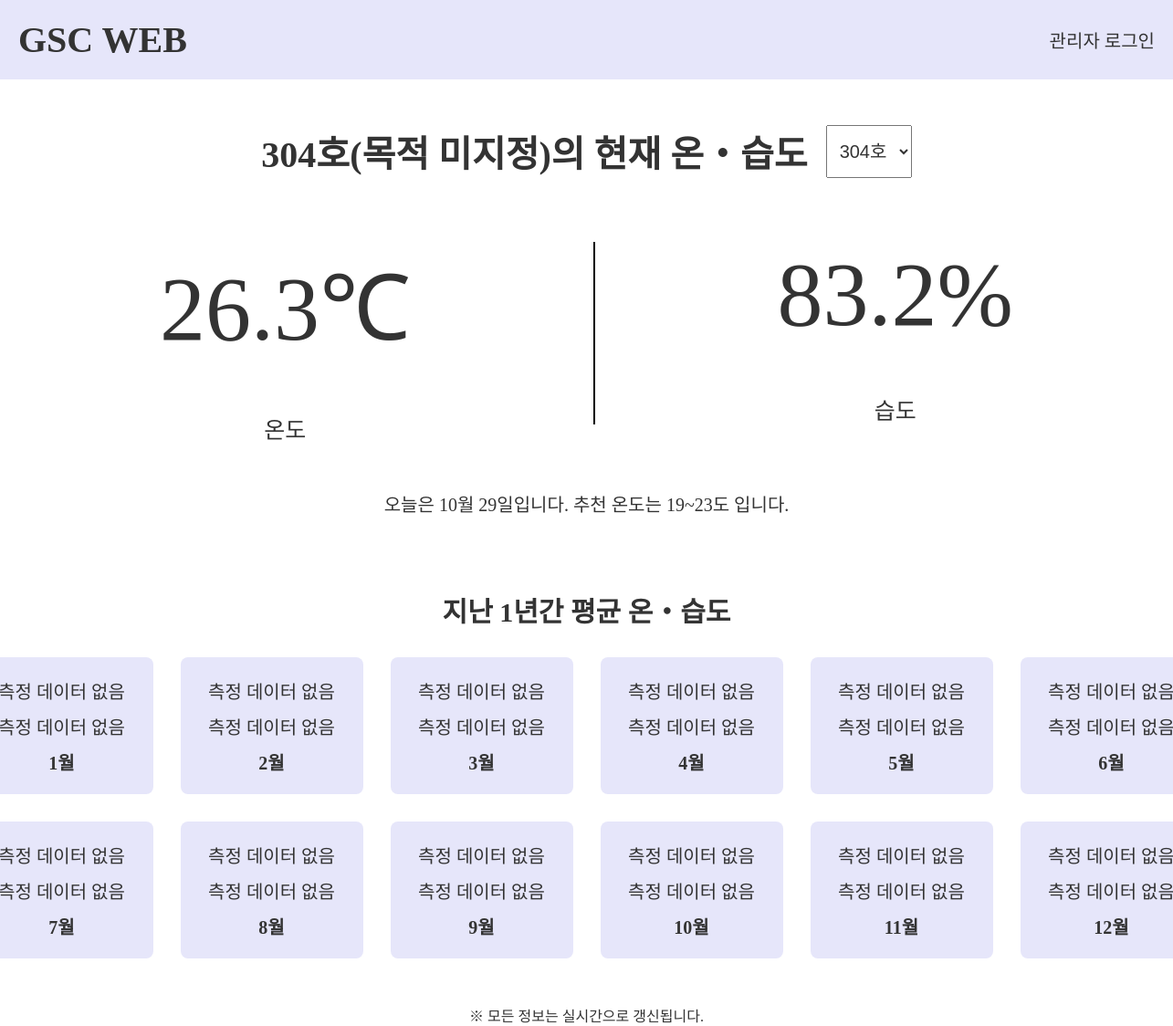
Page /temp/ on the earlier database version.
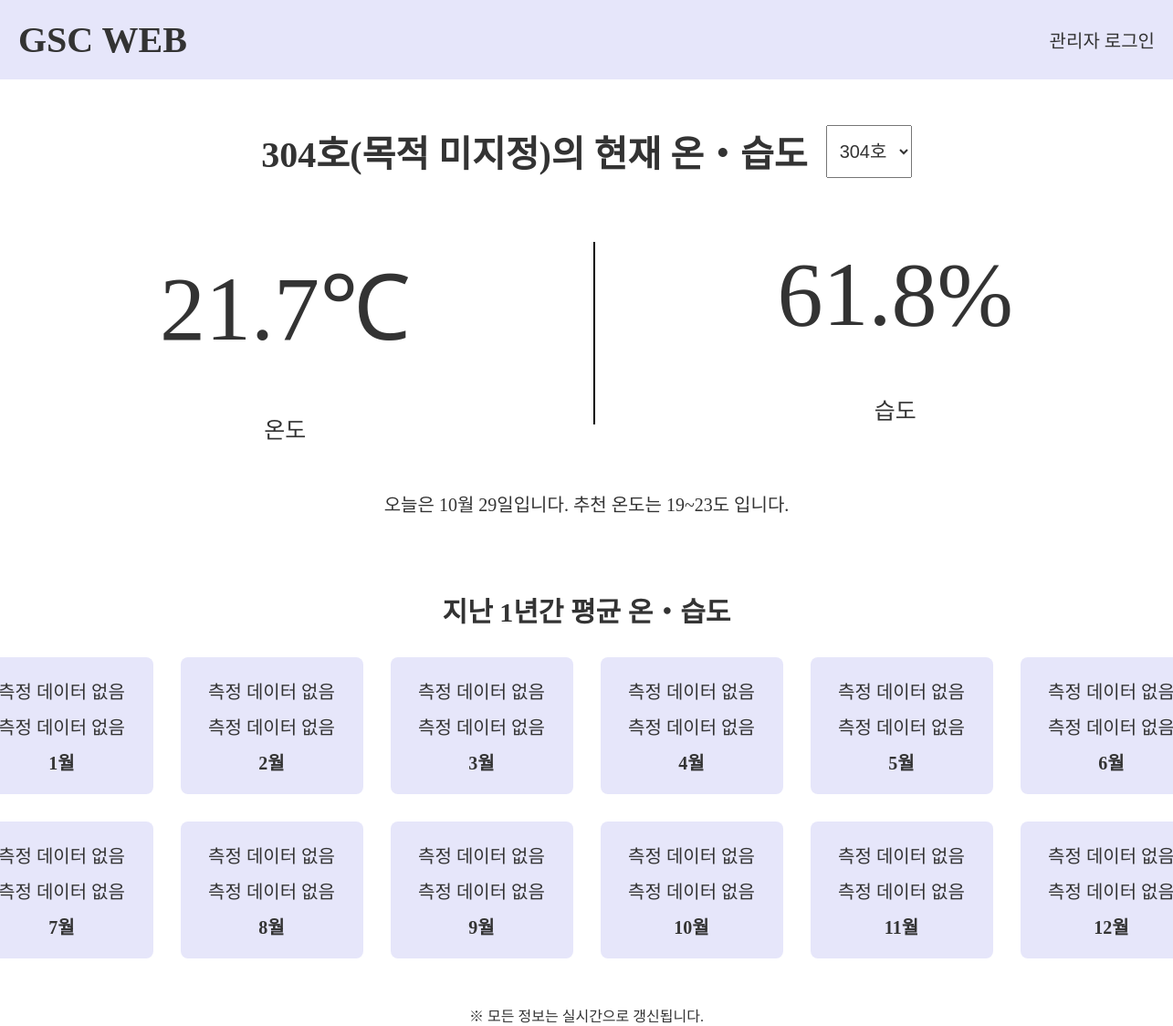
Same page on the later database version.
### app/models.py (models this page shows)
class Locations(db.Model) :
    location = db.Column(db.String(200), primary_key=True, nullable=False)
    readings = db.relationship('SensorDatas', backref=db.backref('location_info'), cascade='all, delete-orphan')
    month_readings = db.relationship('MonthDatas', backref=db.backref('location_month_avg'), cascade='all, delete-orphan')
    purpose = db.Column(db.String(200), nullable=True)

class SensorDatas(db.Model):
    id = db.Column(db.Integer, primary_key=True)
    location = db.Column(db.String(200), db.ForeignKey('locations.location', ondelete='CASCADE'),nullable=False)
    temp = db.Column(db.Numeric(4,1), nullable=False)
    humi = db.Column(db.Numeric(4,1), nullable=False)
    record_date = db.Column(db.DateTime(), nullable=False, default=lambda: datetime.now(timezone.utc))

class Recommend(db.Model) :
    month = db.Column(db.Integer, primary_key=True, nullable=False)
    recommend_temp = db.Column(db.String(200), nullable=False)

### app/views/temp_views.py (the view)
@bp.route('/')
def show() :
    location_list = Locations.query.order_by(Locations.location).all()
    unassigned_locations = Locations.query.filter(or_(Locations.purpose == None, Locations.purpose == '')).order_by(Locations.location).all()
    if not location_list :
        return render_template('404.html')
    default_location = location_list[0].location
    selected_location = request.args.get('location', default=default_location, type=str)
    selected_location_obj = None
    for loc in location_list :
        if loc.location == selected_location :
            selected_location_obj = loc
            break
    if not selected_location_obj :
        selected_location_obj = location_list[0]
        selected_location = selected_location_obj.location
    purpose = selected_location_obj.purpose or "목적 미지정"
    latest_reading = SensorDatas.query.filter_by(location=selected_location).order_by(desc(SensorDatas.record_date)).first()
    temp = latest_reading.temp
    humi = latest_reading.humi
    kst = pytz.timezone('Asia/Seoul')
    now_kst = datetime.now(kst)
    current_date_kst = now_kst.strftime("%m월 %d일")
    current_month = now_kst.month
    recommend_temp = Recommend.query.filter_by(month=current_month).first().recommend_temp
    month_data_list = []
    if selected_location :
        month_data_list = MonthDatas.query.filter_by(location=selected_location).order_by(MonthDatas.month).all()
    month_data_dict = {data.month : data for data in month_data_list}
    return render_template(
        'temp_page.html',
        location_list=location_list,
        selected_location=selected_location,
        unassigned_locations=unassigned_locations,
        purpose=purpose,
        temp=temp,
        humi=humi,
        month_data_dict=month_data_dict,
        current_date=current_date_kst,
        recommend_temp=recommend_temp
    )

### app/views/login_views.py (called while the page is built)
@bp.before_app_request
def load_logged_in_admin() :
    admin_id = session.get('admin_id')
    if admin_id is None :
        g.admin = None
    else :
        g.admin = Admins.query.get(admin_id)

### app/templates/temp_page.html (shortened to what this page needs)
{% extends 'base.html' %}
{% block content %}
<h1 class="page-info">
    <p>{{ selected_location }}({{ purpose }})의 현재 온・습도</p>
    <select id="location-select" class="select-bar">
        {% for location in location_list %}
        <option value="{{ location.location }}" {% if location.location==selected_location %}selected{% endif %}>
            {{ location.location }}
        </option>
        {% endfor %}
    </select>
</h1>
<div class="temp-page">
    <div class="real-time-data">
        <div class="temp">
            <p class="numerical-data" id="current-temp">{{ temp }}℃</p>
            <p>온도</p>
        </div>
        <div class="vertical"></div>
        <div class="humi">
            <p class="numerical-data" id="current-humi">{{ humi }}%</p>
            <p>습도</p>
        </div>
    </div>
    <p id="recommend-temp">오늘은 {{ current_date }}입니다. 추천 온도는 {{ recommend_temp }}도 입니다.</p>
    <div class="month-datas">
        <h2>지난 1년간 평균 온・습도</h2>
        <div class="month-data-box" id="month-data-container">
            {% for i in range(1,13) %}
            <div class="month-box">
                {% set month_data = month_data_dict.get(i) %}
                {% if month_data %}
                <p>평균 온도 : {{ month_data.avg_temp | round(1) }}℃</p>
                <p>평균 습도 : {{ month_data.avg_humi | round(1) }}%</p>
                {% else %}
                <p>측정 데이터 없음</p>
                <p>측정 데이터 없음</p>
                {% endif %}
                <p style="font-weight: bold;">{{ i }}월</p>
            </div>
            {% endfor %}
        </div>
    </div>
    <p>※ 모든 정보는 실시간으로 갱신됩니다.</p>
</div>
{% endblock %}

### app/templates/base.html (shortened to what this page needs)
<!DOCTYPE html>
<html>
<head>
    <link rel="stylesheet" href="{{ url_for('static', filename='css/common.css') }}">
    <link rel="stylesheet" href="{{ url_for('static', filename='css/introduce.css') }}">
    <link rel="stylesheet" href="{{ url_for('static', filename='css/login.css') }}">
    <link rel="stylesheet" href="{{ url_for('static', filename='css/main.css') }}">
    <link rel="stylesheet" href="{{ url_for('static', filename='css/navbar.css') }}">
    <link rel="stylesheet" href="{{ url_for('static', filename='css/temp_page.css') }}">
    <link rel="stylesheet" href="{{ url_for('static', filename='css/time_table.css') }}">
</head>
<body>
    {% include "navbar.html" %}
    {% block content %}
    {% endblock %}
</body>
</html>

### app/templates/navbar.html
<nav class="navbar">
    <a id="navbar-brand" href="{{ url_for('main.main') }}">GSC WEB</a>
    {% if g.admin %}
    <div id="logined">
        <p id="admin-name">{{ g.admin.name }}</p>
        <a id="navbar-logout" href="{{ url_for('login.logout', next=request.full_path) }}">로그아웃</a>
    </div>
    {% else %}
    <a id="navbar-login" href="{{ url_for('login.login', next=request.full_path) }}">관리자 로그인</a>
    {% endif %}
</nav>

### app/static/css/common.css (style rules this page uses)
* { margin: 0; padding: 0; color: #333333; }
.page-info { display: flex; justify-content: center; text-align: center; font-size: 40px; margin-top: 50px; color: #333333; gap: 20px; }
.select-bar { font-size: 20px; vertical-align: middle; padding: 10px; }

### app/static/css/navbar.css (style rules this page uses)
.navbar { display: flex; justify-content: space-between; padding: 20px; align-items: center; background-color: #E6E6FA; }
.navbar a { text-decoration: none; }
#navbar-brand { font-size: 40px; font-weight: bold; }
#navbar-login { font-size: 20px }

### app/static/css/temp_page.css (style rules this page uses)
.temp-page { margin-top: 70px; display: flex; justify-content: center; align-items: center; flex-direction: column; gap: 50px; }
.real-time-data { display: flex; justify-content: center; align-items: flex-start; text-align: center; gap: 200px; font-size: 25px; }
.numerical-data { font-size: 100px; margin-bottom: 50px; }
.vertical { border-left: 2px solid black; height: 200px; }
#recommend-temp { font-size: 20px; }
.month-datas { margin-top: 30px; text-align: center; display: flex; flex-direction: column; gap: 30px; }
.month-datas h2 { font-size: 30px; }
.month-data-box { display: grid; gap: 30px; grid-template-columns: repeat(6, 1fr); }
.month-box { background-color: #E6E6FA; border-radius: 8px; text-align: center; width: 200px; height: 150px; font-size: 20px; display: flex; flex-direction: column; justify-content: center; align-items: center; gap: 10px; }

Differences in the rows shown:
no longer on this page (row edited): SensorDatas: temp "26.3", humi "83.2"
now on this page (row edited): SensorDatas: temp "21.7", humi "61.8"
